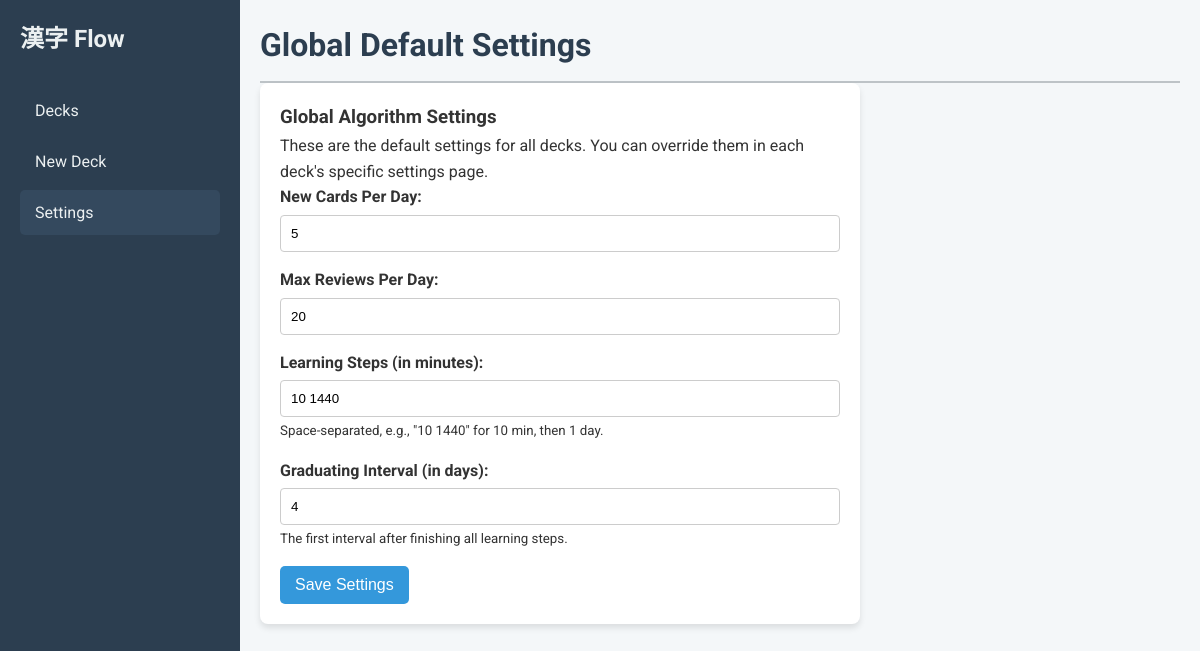
The app's page /settings, older data.
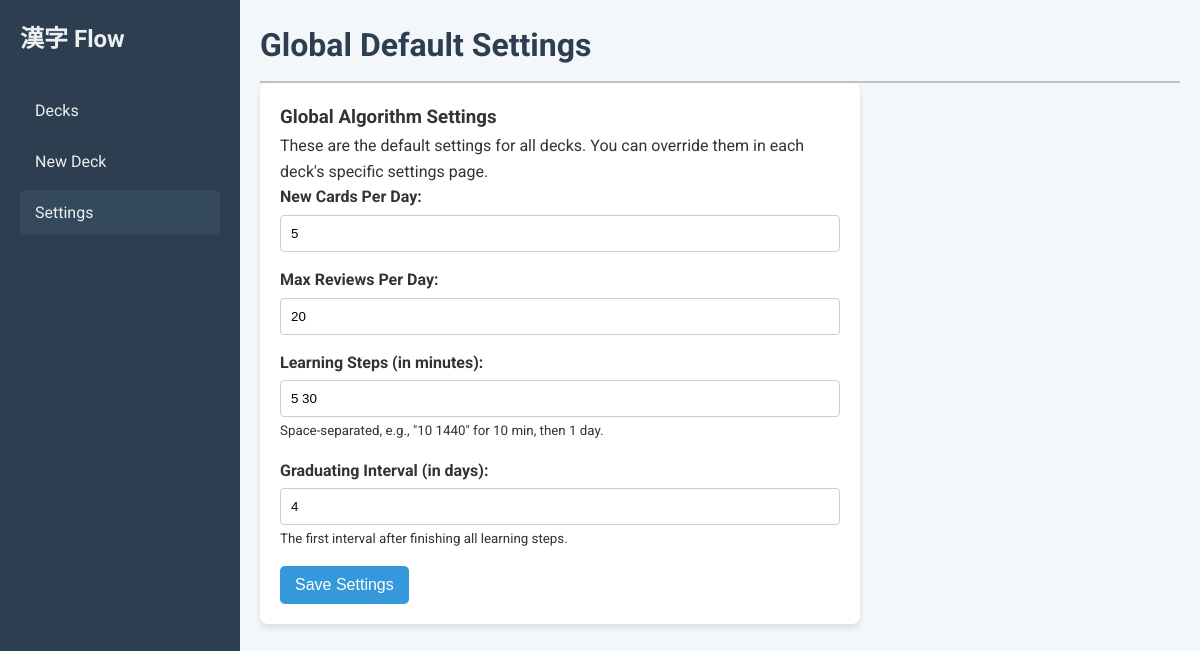
The same page, newer data.
### tables this page shows
CREATE TABLE settings (
            id INTEGER PRIMARY KEY AUTOINCREMENT,
            setting_name TEXT NOT NULL UNIQUE,
            setting_value TEXT NOT NULL
        );

### app/main.py (the view)
@app.get("/settings", response_class=HTMLResponse)
async def settings_page(request: Request, db: sqlite3.Connection = Depends(get_database)):
    current_new_cards_per_day = crud.get_setting(db, "new_cards_per_day") or "5"
    current_max_reviews_per_day = crud.get_setting(db, "max_reviews_per_day") or "20"
    current_learning_steps = crud.get_setting(db, "learning_steps") or "10 1440"
    current_graduating_interval = crud.get_setting(db, "graduating_interval") or "4"
    return templates.TemplateResponse(
        "settings.html",
        {
            "request": request,
            "new_cards_per_day": current_new_cards_per_day,
            "max_reviews_per_day": current_max_reviews_per_day,
            "learning_steps": current_learning_steps,
            "graduating_interval": current_graduating_interval,
            "message": None
        }
    )

### templates/settings.html (shortened to what this page needs)
{% extends "base.html" %}
{% block page_title %}Global Default Settings{% endblock %}
{% block content %}
    <div class="card form-card">
        <h3>Global Algorithm Settings</h3>
        <p>These are the default settings for all decks. You can override them in each deck's specific settings page.</p>
        <form action="/settings" method="post">
            <div class="form-group">
                <label for="new_cards_per_day">New Cards Per Day:</label>
                <input type="number" id="new_cards_per_day" name="new_cards_per_day" value="{{ new_cards_per_day }}" min="1">
            </div>
            <div class="form-group">
                <label for="max_reviews_per_day">Max Reviews Per Day:</label>
                <input type="number" id="max_reviews_per_day" name="max_reviews_per_day" value="{{ max_reviews_per_day }}" min="1">
            </div>
            <div class="form-group">
                <label for="learning_steps">Learning Steps (in minutes):</label>
                <input type="text" id="learning_steps" name="learning_steps" value="{{ learning_steps }}">
                <small>Space-separated, e.g., "10 1440" for 10 min, then 1 day.</small>
            </div>
            <div class="form-group">
                <label for="graduating_interval">Graduating Interval (in days):</label>
                <input type="number" id="graduating_interval" name="graduating_interval" value="{{ graduating_interval }}" min="1">
                <small>The first interval after finishing all learning steps.</small>
            </div>
            <button type="submit" class="btn btn-primary">Save Settings</button>
        </form>
    </div>
{% endblock %}

Row changes from the older to the newer data that the page shows:
added settings: max_reviews_per_day "20"
added settings: learning_steps "5 30"
Text that changed along with them:
form field max_reviews_per_day: "20" → (not shown)
form field learning_steps: "10 1440" → (not shown)
